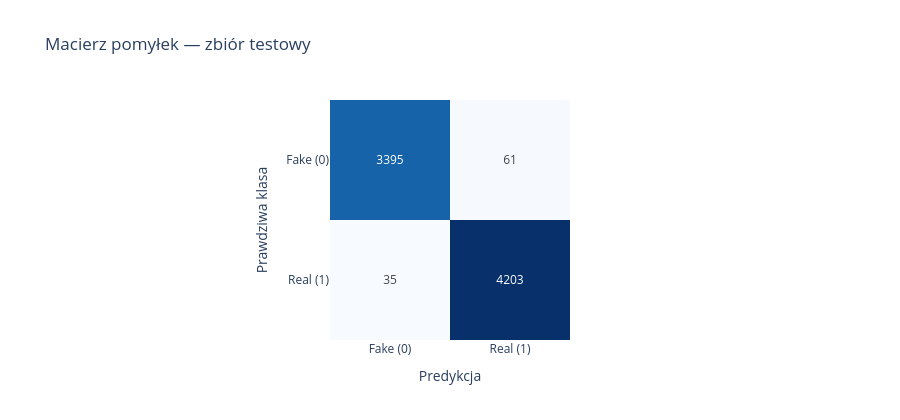

Here is the notebook cell this chart was saved with:
### Code cell
cm = test_metrics["confusion_matrix"]
labels = ["Fake (0)", "Real (1)"]
fig = px.imshow(
    cm,
    x=labels,
    y=labels,
    text_auto=True,
    color_continuous_scale="Blues",
    labels={"x": "Predykcja", "y": "Prawdziwa klasa", "color": "liczba"},
    title="Macierz pomyłek — zbiór testowy",
)
fig.update_layout(height=420, coloraxis_showscale=False)
fig.write_image(FIGURES / "baseline_macierz_pomylek.png", scale=2)
fig.show()

### Figure 1 — Plotly figure (JSON) as saved in the notebook; plotly's stock layout.template omitted (floating-point values rounded to 4 significant figures)
{"data": [{"coloraxis": "coloraxis", "hovertemplate": "Predykcja: %{x}<br>Prawdziwa klasa: %{y}<br>liczba: %{z}<extra></extra>", "name": "0", "texttemplate": "%{z}", "type": "heatmap", "x": ["Fake (0)", "Real (1)"], "xaxis": "x", "y": ["Fake (0)", "Real (1)"], "yaxis": "y", "z": [[3395, 61], [35, 4203]]}], "layout": {"coloraxis": {"colorbar": {"title": {"text": "liczba"}}, "colorscale": [[0.0, "rgb(247,251,255)"], [0.125, "rgb(222,235,247)"], [0.25, "rgb(198,219,239)"], [0.375, "rgb(158,202,225)"], [0.5, "rgb(107,174,214)"], [0.625, "rgb(66,146,198)"], [0.75, "rgb(33,113,181)"], [0.875, "rgb(8,81,156)"], [1.0, "rgb(8,48,107)"]], "showscale": false}, "height": 420, "title": {"text": "Macierz pomyłek — zbiór testowy"}, "xaxis": {"anchor": "y", "constrain": "domain", "domain": [0.0, 1.0], "scaleanchor": "y", "title": {"text": "Predykcja"}}, "yaxis": {"anchor": "x", "autorange": "reversed", "constrain": "domain", "domain": [0.0, 1.0], "title": {"text": "Prawdziwa klasa"}}}}
